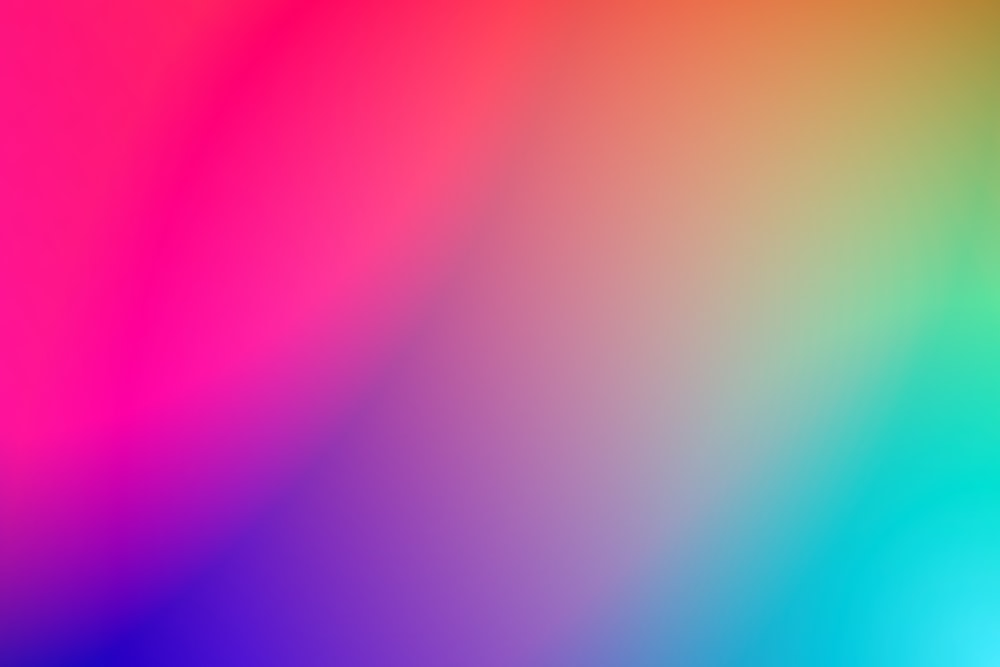
#> input picture image.jpg, 1000 x 667 px
$ python lab7.py
#> lines starting #> are read from the running program, lines starting #| are printed output that depends on the picture
import cv2
image = cv2.imread("image.jpg")
#> image is the input picture: shape (667, 1000, 3); mean B, G, R 155.5, 99.5, 178.4
b,g,r = cv2.split(image)
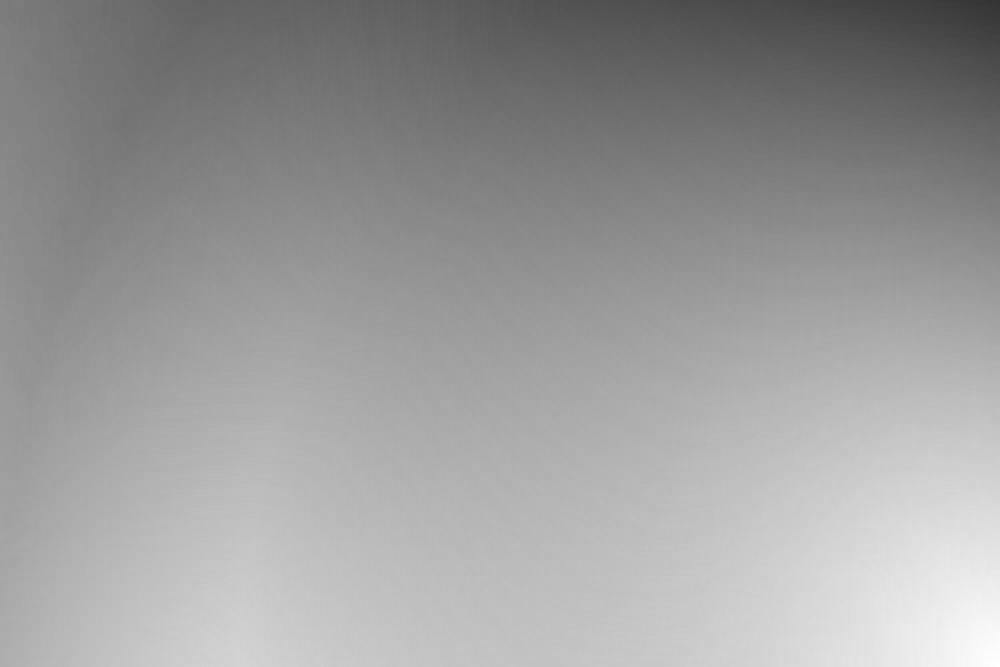
#> b: shape (667, 1000); min 51, max 255, mean 155.5
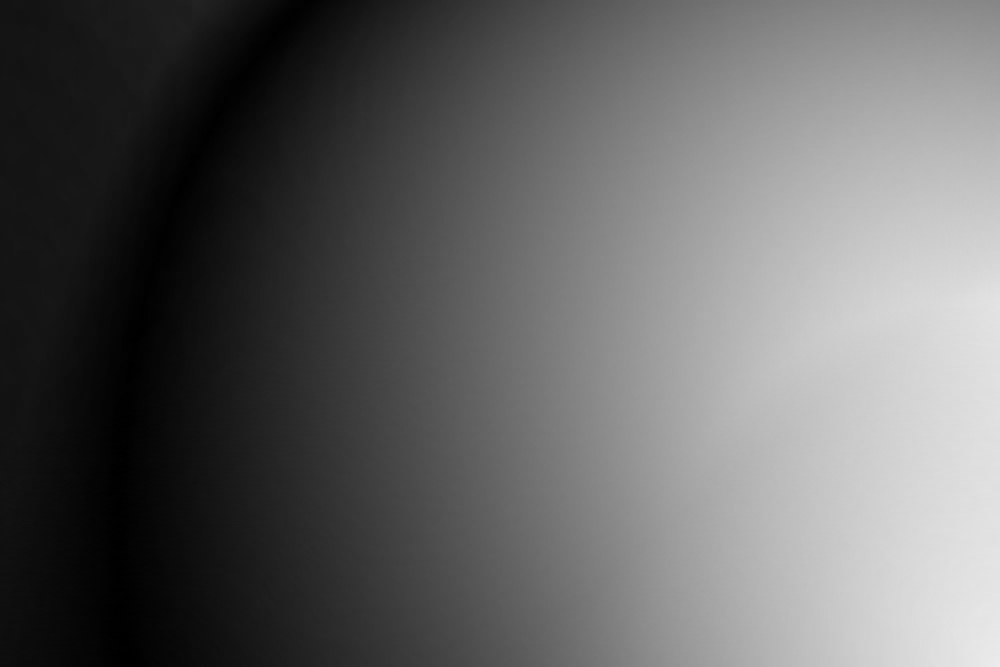
#> g: shape (667, 1000); min 0, max 235, mean 99.5
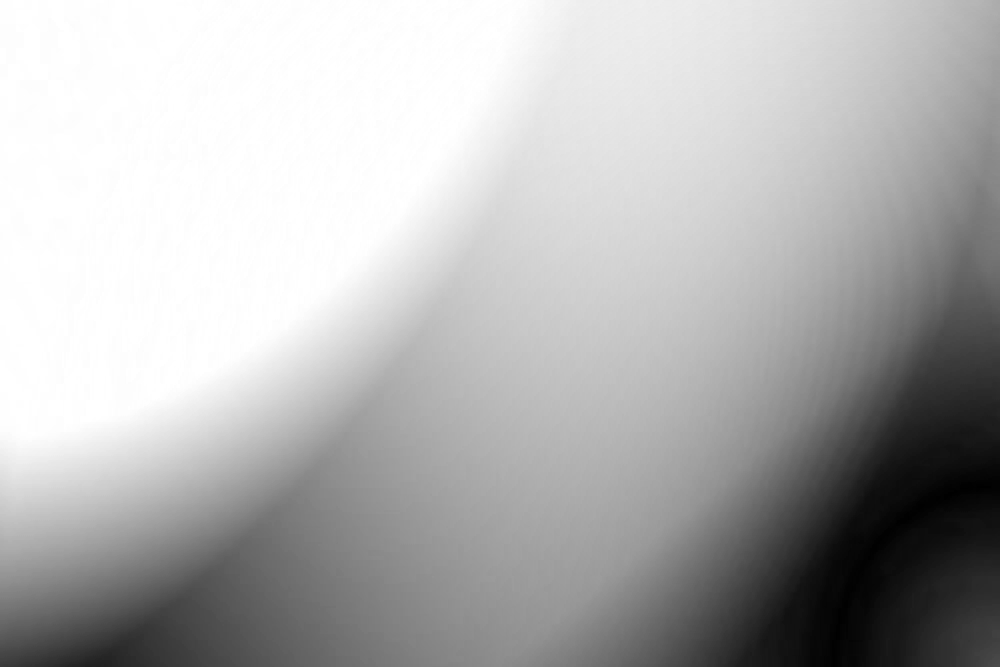
#> r: shape (667, 1000); min 0, max 255, mean 178.4


cv2.imshow('Original_Image', image)

cv2.imshow("Model Blue Image", b)

cv2.imshow("Model Green Image", g)

cv2.imshow("Model Red Image", r)


g[:] = 0
#> g: shape (667, 1000); every value is 0

merged_image = cv2.merge([b, g, r])
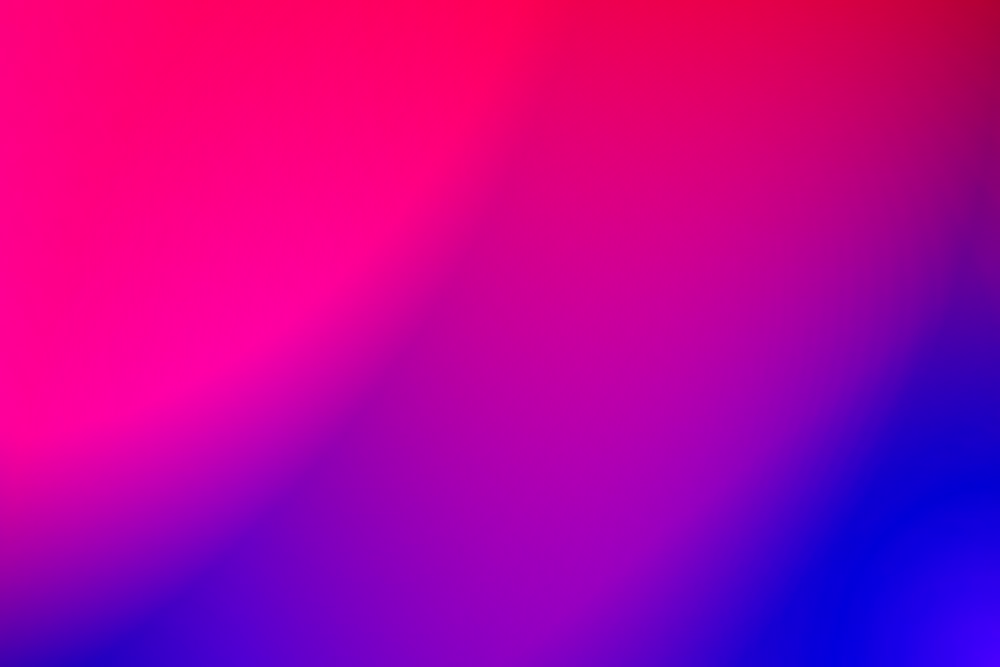
#> merged_image: shape (667, 1000, 3); mean B, G, R 155.5, 0, 178.4

cv2.imshow('Last Merged Image', merged_image)

cv2.waitKey(0)
cv2.destroyAllWindows()
